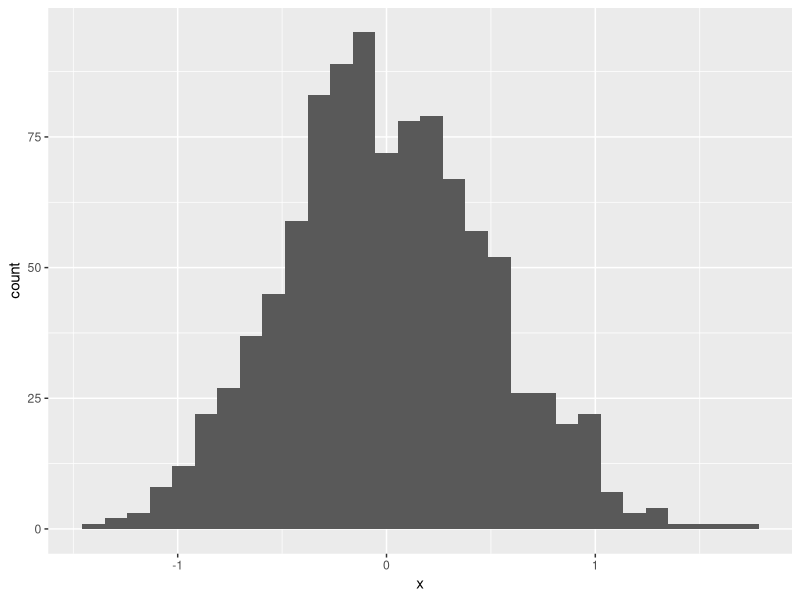
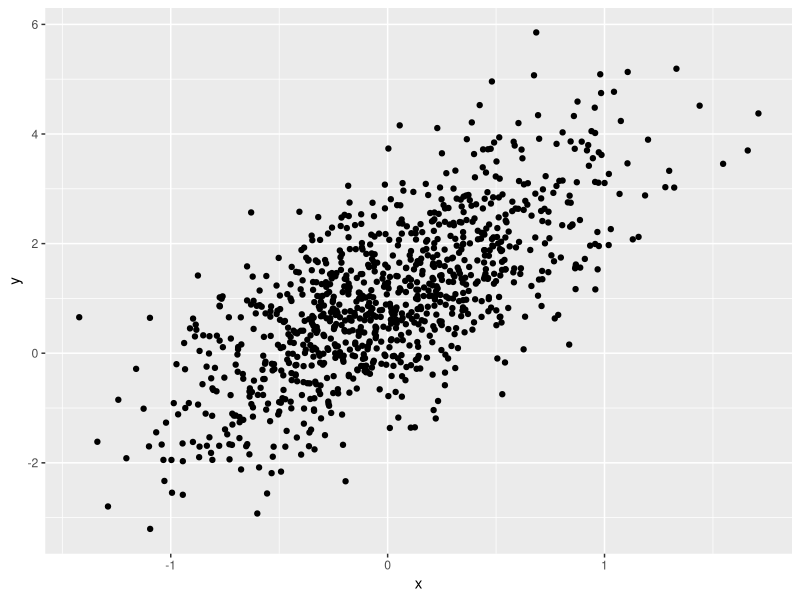
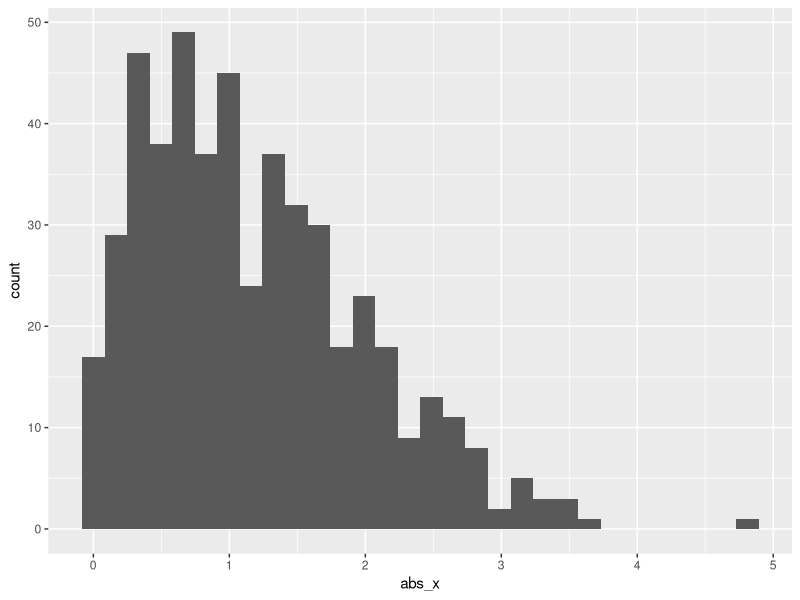

Recreate these plots in R, in order.
## ---- chunk 1
library(tidyverse)
library(ggplot2)
## ---- chunk 2
samp = rnorm(100)
length(samp)
## ---- chunk 3
plot_df = tibble(
  x = rnorm(1000, sd = .5),
  y = 1 + 2 * x + rnorm(1000)
)
head(plot_df)
## ---- chunk 4
ggplot(plot_df, aes(x = x)) + geom_histogram() #histogram

ggplot(plot_df, aes(x = x, y = y)) + geom_point() #scatterplot of x and y
## ---- chunk 5
set.seed(1)
# Fixes the random number generator's starting point. Without it, rnorm() draws
# a different 500 numbers every time you knit, so your histogram and any numbers

la_df <- tibble(
  x = rnorm(500, mean = 1), # rnorm() = draw from a normal distribution. Smaple size of 500, mean =1, sd=1 by defult
  pos = x>0,
  abs_x = abs(x)
)

ggplot(
  la_df,
  aes(x = abs_x)
) + geom_histogram()
